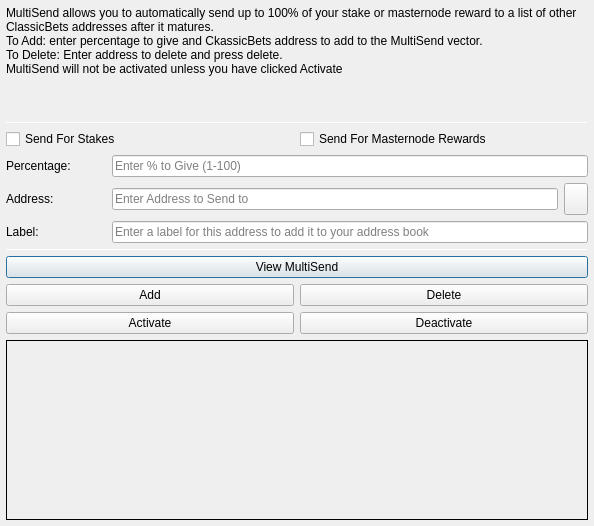
<?xml version="1.0" encoding="UTF-8"?>
<ui version="4.0">
 <class>MultiSendDialog</class>
 <widget class="QDialog" name="MultiSendDialog">
  <property name="windowModality">
   <enum>Qt::NonModal</enum>
  </property>
  <property name="geometry">
   <rect>
    <x>0</x>
    <y>0</y>
    <width>594</width>
    <height>526</height>
   </rect>
  </property>
  <property name="windowTitle">
   <string>MultiSend</string>
  </property>
  <layout class="QVBoxLayout" name="verticalLayout" stretch="0">
   <property name="leftMargin">
    <number>6</number>
   </property>
   <property name="topMargin">
    <number>6</number>
   </property>
   <property name="rightMargin">
    <number>6</number>
   </property>
   <property name="bottomMargin">
    <number>6</number>
   </property>
   <item>
    <layout class="QVBoxLayout" name="verticalLayout_Main" stretch="1,1,1,0,1,1,1">
     <item>
      <widget class="QLabel" name="label_2">
       <property name="lineWidth">
        <number>1</number>
       </property>
       <property name="text">
        <string>MultiSend allows you to automatically send up to 100% of your stake or masternode reward to a list of other ClassicBets addresses after it matures.
To Add: enter percentage to give and CkassicBets address to add to the MultiSend vector.
To Delete: Enter address to delete and press delete.
MultiSend will not be activated unless you have clicked Activate</string>
       </property>
       <property name="alignment">
        <set>Qt::AlignLeading|Qt::AlignLeft|Qt::AlignTop</set>
       </property>
       <property name="wordWrap">
        <bool>true</bool>
       </property>
      </widget>
     </item>
     <item>
      <widget class="Line" name="line">
       <property name="minimumSize">
        <size>
         <width>0</width>
         <height>1</height>
        </size>
       </property>
       <property name="maximumSize">
        <size>
         <width>16777215</width>
         <height>1</height>
        </size>
       </property>
       <property name="orientation">
        <enum>Qt::Horizontal</enum>
       </property>
      </widget>
     </item>
     <item>
      <layout class="QVBoxLayout" name="verticalLayout_Settings">
       <item>
        <layout class="QHBoxLayout" name="horizontalLayout">
         <item>
          <widget class="QCheckBox" name="multiSendStakeCheckBox">
           <property name="text">
            <string>Send For Stakes</string>
           </property>
          </widget>
         </item>
         <item>
          <widget class="QCheckBox" name="multiSendMasternodeCheckBox">
           <property name="text">
            <string>Send For Masternode Rewards</string>
           </property>
          </widget>
         </item>
        </layout>
       </item>
       <item>
        <layout class="QHBoxLayout" name="horizontalLayout_6">
         <item>
          <widget class="QLabel" name="label">
           <property name="minimumSize">
            <size>
             <width>100</width>
             <height>0</height>
            </size>
           </property>
           <property name="toolTip">
            <string>Percentage of stake to send</string>
           </property>
           <property name="text">
            <string>Percentage:</string>
           </property>
          </widget>
         </item>
         <item>
          <widget class="QLineEdit" name="multiSendPercentEdit">
           <property name="toolTip">
            <string>Enter whole numbers 1 - 100</string>
           </property>
           <property name="placeholderText">
            <string>Enter % to Give (1-100)</string>
           </property>
          </widget>
         </item>
        </layout>
       </item>
       <item>
        <layout class="QHBoxLayout" name="horizontalLayout_7">
         <item>
          <widget class="QLabel" name="label_5">
           <property name="minimumSize">
            <size>
             <width>100</width>
             <height>0</height>
            </size>
           </property>
           <property name="toolTip">
            <string>Address to send portion of stake to</string>
           </property>
           <property name="text">
            <string>Address:</string>
           </property>
          </widget>
         </item>
         <item>
          <widget class="QLineEdit" name="multiSendAddressEdit">
           <property name="toolTip">
            <string/>
           </property>
           <property name="placeholderText">
            <string>Enter Address to Send to</string>
           </property>
          </widget>
         </item>
         <item>
          <widget class="QToolButton" name="addressBookButton">
           <property name="maximumSize">
            <size>
             <width>16777215</width>
             <height>32</height>
            </size>
           </property>
           <property name="toolTip">
            <string>Choose an address from the address book</string>
           </property>
           <property name="text">
            <string/>
           </property>
           <property name="icon">
            <iconset resource="../classicbets.qrc">
             <normaloff>:/icons/address-book</normaloff>:/icons/address-book</iconset>
           </property>
           <property name="shortcut">
            <string>Alt+A</string>
           </property>
          </widget>
         </item>
        </layout>
       </item>
      </layout>
     </item>
     <item>
      <layout class="QHBoxLayout" name="horizontalLayout_3">
       <item>
        <widget class="QLabel" name="label_3">
         <property name="minimumSize">
          <size>
           <width>100</width>
           <height>0</height>
          </size>
         </property>
         <property name="text">
          <string>Label:</string>
         </property>
        </widget>
       </item>
       <item>
        <widget class="QLineEdit" name="labelAddressLabelEdit">
         <property name="placeholderText">
          <string>Enter a label for this address to add it to your address book</string>
         </property>
        </widget>
       </item>
      </layout>
     </item>
     <item>
      <widget class="Line" name="line_2">
       <property name="minimumSize">
        <size>
         <width>0</width>
         <height>1</height>
        </size>
       </property>
       <property name="maximumSize">
        <size>
         <width>16777215</width>
         <height>1</height>
        </size>
       </property>
       <property name="orientation">
        <enum>Qt::Horizontal</enum>
       </property>
      </widget>
     </item>
     <item>
      <layout class="QVBoxLayout" name="verticalLayout_Buttons">
       <item>
        <layout class="QHBoxLayout" name="horizontalLayout_4">
         <item>
          <widget class="QPushButton" name="viewButton">
           <property name="toolTip">
            <string/>
           </property>
           <property name="statusTip">
            <string>View MultiSend Vector</string>
           </property>
           <property name="text">
            <string>View MultiSend</string>
           </property>
          </widget>
         </item>
        </layout>
       </item>
       <item>
        <layout class="QHBoxLayout" name="horizontalLayout_2">
         <item>
          <widget class="QPushButton" name="addButton">
           <property name="toolTip">
            <string/>
           </property>
           <property name="statusTip">
            <string>Add to MultiSend Vector</string>
           </property>
           <property name="text">
            <string>Add</string>
           </property>
          </widget>
         </item>
         <item>
          <widget class="QPushButton" name="deleteButton">
           <property name="toolTip">
            <string/>
           </property>
           <property name="statusTip">
            <string>Delete Address From MultiSend Vector</string>
           </property>
           <property name="text">
            <string>Delete</string>
           </property>
          </widget>
         </item>
        </layout>
       </item>
       <item>
        <layout class="QHBoxLayout" name="horizontalLayout_5">
         <item>
          <widget class="QPushButton" name="activateButton">
           <property name="statusTip">
            <string>Activate MultiSend</string>
           </property>
           <property name="text">
            <string>Activate</string>
           </property>
          </widget>
         </item>
         <item>
          <widget class="QPushButton" name="disableButton">
           <property name="statusTip">
            <string>Deactivate MultiSend</string>
           </property>
           <property name="text">
            <string>Deactivate</string>
           </property>
          </widget>
         </item>
        </layout>
       </item>
      </layout>
     </item>
     <item>
      <widget class="QLabel" name="message">
       <property name="minimumSize">
        <size>
         <width>0</width>
         <height>180</height>
        </size>
       </property>
       <property name="frameShape">
        <enum>QFrame::Panel</enum>
       </property>
       <property name="frameShadow">
        <enum>QFrame::Plain</enum>
       </property>
       <property name="lineWidth">
        <number>1</number>
       </property>
       <property name="midLineWidth">
        <number>1</number>
       </property>
       <property name="text">
        <string/>
       </property>
       <property name="alignment">
        <set>Qt::AlignLeading|Qt::AlignLeft|Qt::AlignTop</set>
       </property>
       <property name="wordWrap">
        <bool>true</bool>
       </property>
      </widget>
     </item>
    </layout>
   </item>
  </layout>
 </widget>
 <resources>
  <include location="../classicbets.qrc"/>
 </resources>
 <connections/>
</ui>
